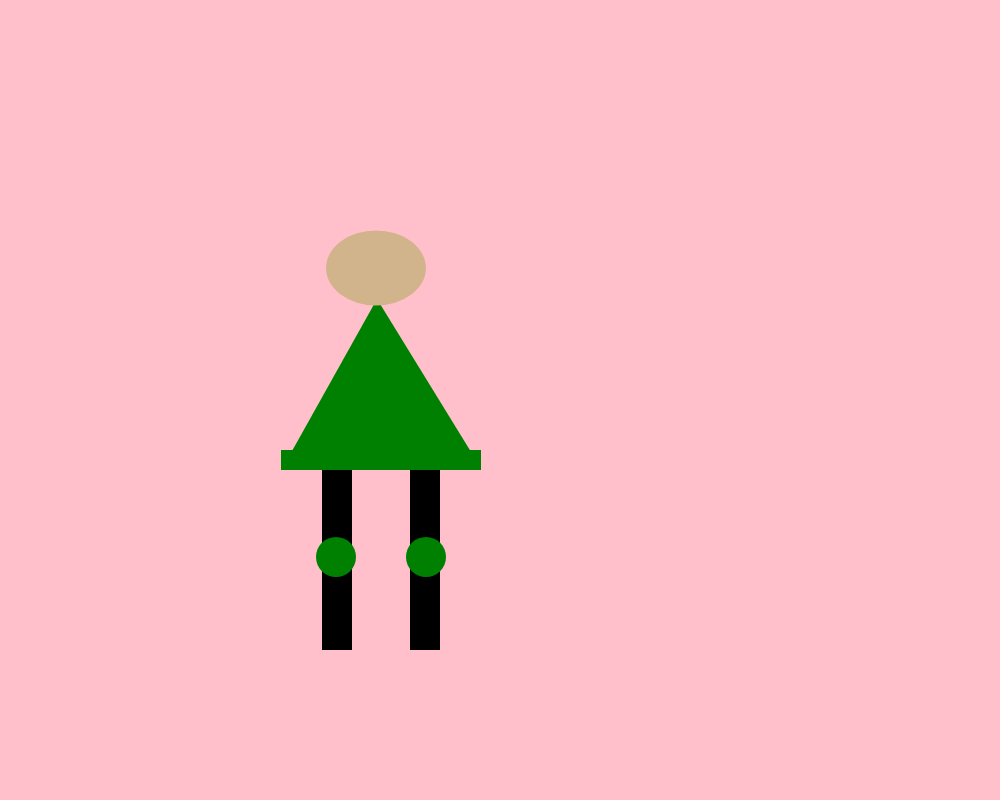
Frame 1 (no input)
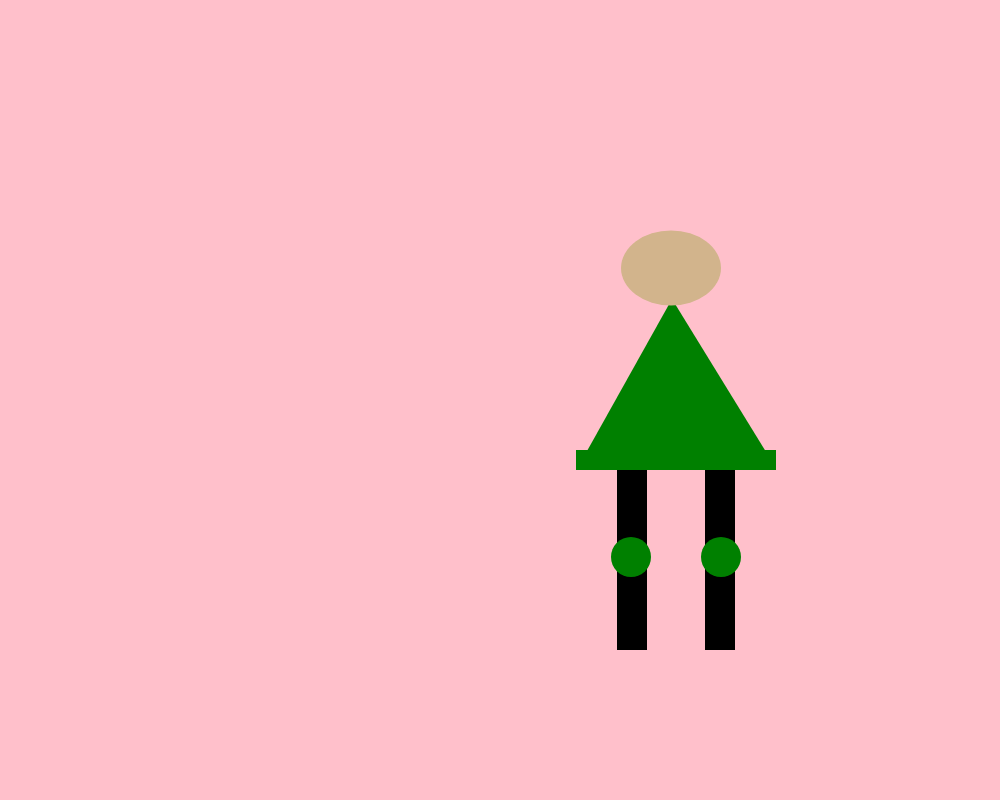
Frame 60 (no input)
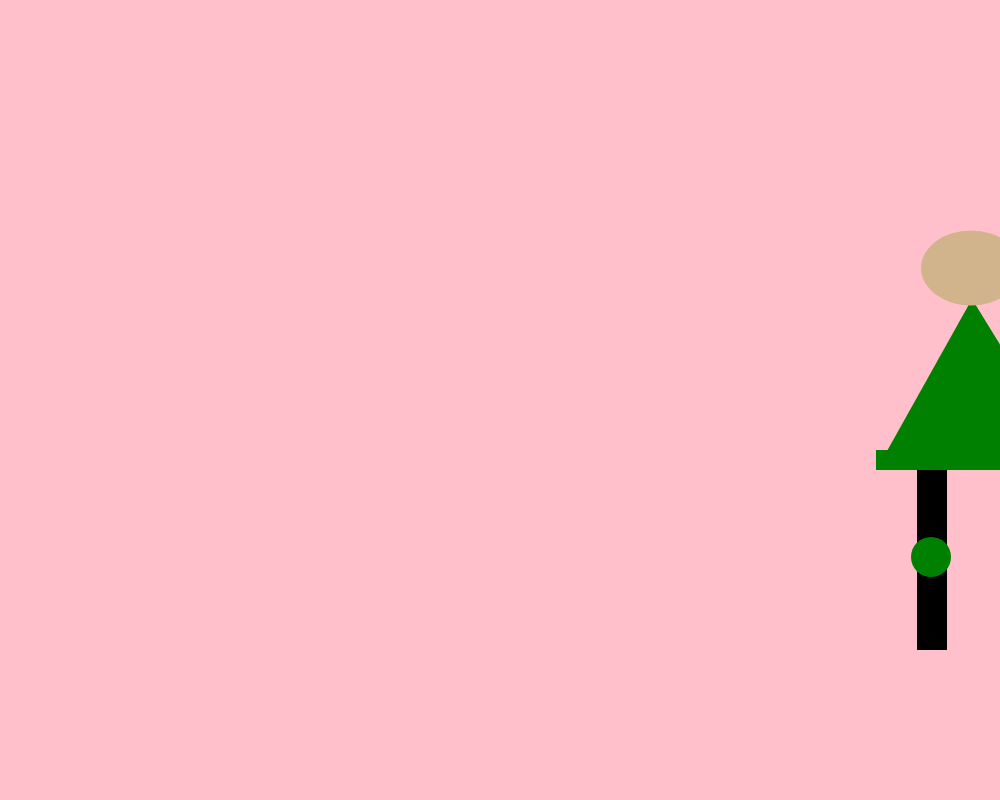
Frame 120 (the mouse pressed at the canvas centre since frame 60)

The p5.js sketch that drew these frames (run headless with seeded random() and noise() and a simulated clock; from frame 60 on, the mouse is pressed at the canvas centre):

// p5.js sketch
// ── sketch.js
let x=0;

function setup() {
  createCanvas(1000, 800);
}

function draw() {
background("pink");
push();
translate(x, 0)
avatar();
x+=5
if(x>width){
  x = -600;
}
pop();

}
function avatar(){
  noStroke();
  fill("black");
  rect(322,450,30,200);
  rect(410,450,30,200);
  fill("green");
  triangle(287,460,476,460,377,299);
  rect(281,450,200,20);
  ellipse(336,557,40,40);
  ellipse(426,557,40,40);
  fill(210, 180, 140);
  ellipse(376, 268, 100,75);
  
  
}
